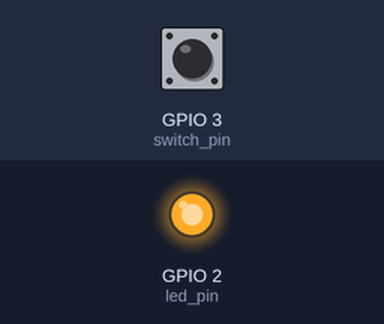
Simulated run of this program. Board: Raspberry Pi (BCM pin numbers). Parts: output pins drawn as LEDs (lit = HIGH). The test bench sets the inputs (shaded band); at power-on: GPIO 3 (switch_pin) HIGH.

Above: at 1.2 s.
1.3 s: GPIO 3 (switch_pin) pulled LOW for 0.15 s
At 1.37 s:
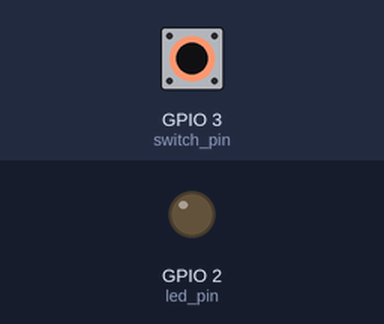
2.9 s: GPIO 3 (switch_pin) pulled LOW for 3.2 s
At 6.4 s:
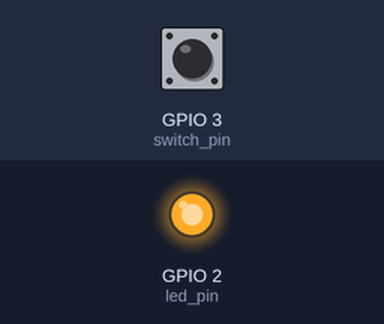
Timing chart, 0 to 7.9 s (numbered marks = the images above; inputs shaded):
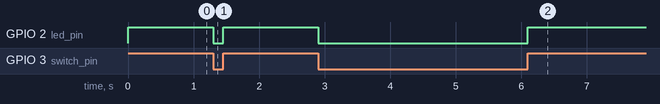

The program:

02-Led_switch.py
```python
import RPi.GPIO as GPIO

#set numbering system
GPIO.setmode(GPIO.BCM)

led_pin = 2
switch_pin = 3

def init() :
	#set pin direction
	GPIO.setup(switch_pin , GPIO.IN , pull_up_down=GPIO.PUD_UP)
	GPIO.setup(led_pin , GPIO.OUT)
	GPIO.output(led_pin , GPIO.LOW)


init()

while True:
	switch_state = GPIO.input(switch_pin)
	GPIO.output(led_pin , switch_state)
```

Measured:
- after the input at 1.3 s, GPIO 2 (led_pin): HIGH → LOW at once, → HIGH 0.15 s later
- after the input at 2.9 s, GPIO 2 (led_pin): HIGH → LOW at once, → HIGH 3.2 s later
